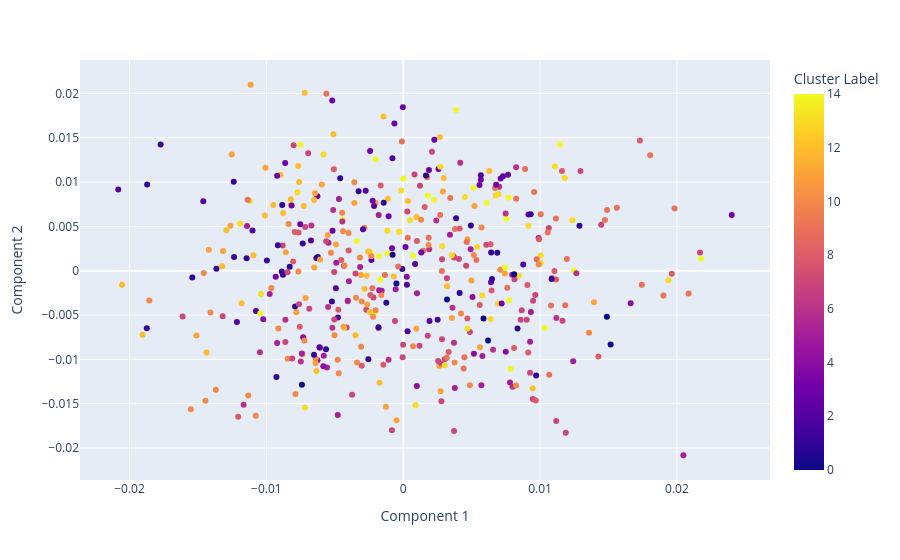

This figure's notebook cell:
### Code cell
#Usar pca para poder graficar y visualizar en dos dimensiones

# Use PCA to reduce the dimensionality of the word vectors to 2D
pca = PCA(n_components=2)
word_vectors_2d = pca.fit_transform(word_vectors)
# Create a DataFrame with the 2D word vectors and their corresponding words and cluster labels
df = pd.DataFrame(word_vectors_2d, columns=['Component 1', 'Component 2'])
df['Word'] = model.wv.index_to_key
df['Cluster Label'] = cluster_labels

# Create a scatter plot of the 2D word vectors, colored by their cluster labels, and with hover text for the words
fig = px.scatter(df, x='Component 1', y='Component 2', color='Cluster Label', hover_data=['Word'])
fig.show()

### Figure 1 — Plotly figure (JSON) as saved in the notebook; plotly's stock layout.template omitted (floating-point values rounded to 4 significant figures; data arrays with more than 128 entries replaced by an {"elided": "..."} marker saying what was removed)
{"data": [{"customdata": {"elided": "475x1 str values"}, "hovertemplate": "Component 1=%{x}<br>Component 2=%{y}<br>Word=%{customdata[0]}<br>Cluster Label=%{marker.color}<extra></extra>", "legendgroup": "", "marker": {"color": {"elided": "475 int values"}, "coloraxis": "coloraxis", "symbol": "circle"}, "mode": "markers", "name": "", "orientation": "v", "showlegend": false, "type": "scatter", "x": {"elided": "475 float values"}, "xaxis": "x", "y": {"elided": "475 float values"}, "yaxis": "y"}], "layout": {"coloraxis": {"colorbar": {"title": {"text": "Cluster Label"}}, "colorscale": [[0, "#0d0887"], [0.1111, "#46039f"], [0.2222, "#7201a8"], [0.3333, "#9c179e"], [0.4444, "#bd3786"], [0.5556, "#d8576b"], [0.6667, "#ed7953"], [0.7778, "#fb9f3a"], [0.8889, "#fdca26"], [1, "#f0f921"]]}, "legend": {"tracegroupgap": 0}, "margin": {"t": 60}, "xaxis": {"anchor": "y", "domain": [0, 1], "title": {"text": "Component 1"}}, "yaxis": {"anchor": "x", "domain": [0, 1], "title": {"text": "Component 2"}}}}
